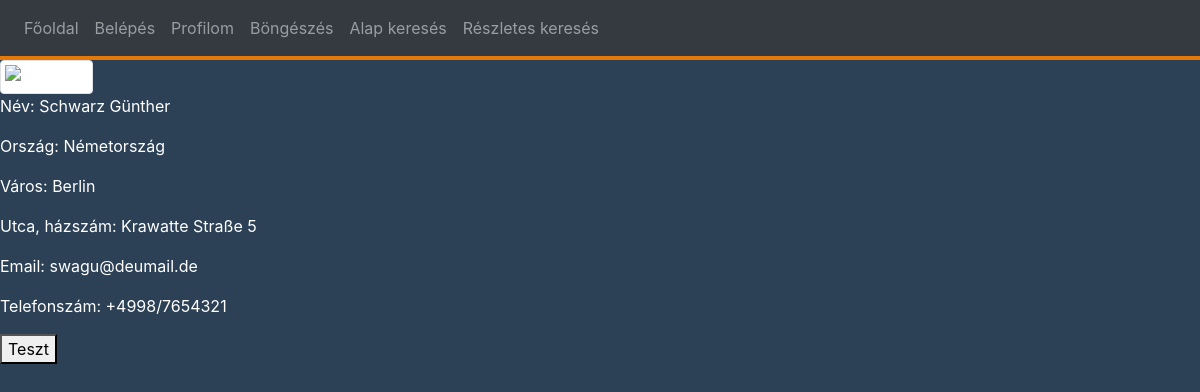
/index.php?page=myProfile (signed in), run on the app's committed database.
### tables this page shows
CREATE TABLE `drivers` (
  `driverID` int(10) NOT NULL,
  `firstname` varchar(120) NOT NULL,
  `lastname` varchar(120) NOT NULL,
  `townID` int(10) NOT NULL,
  `street` varchar(120) NOT NULL,
  `houseNumber` int(10) NOT NULL,
  `email` varchar(120) NOT NULL,
  `phoneNumber` varchar(15) NOT NULL,
  `username` varchar(50) NOT NULL,
  `password` varchar(32) NOT NULL
);

CREATE TABLE `countries` (
  `countryID` varchar(3) NOT NULL,
  `name` varchar(120) NOT NULL
);

CREATE TABLE `towns` (
  `townID` int(10) NOT NULL,
  `name` varchar(120) NOT NULL,
  `countryID` varchar(3) NOT NULL
);

### controller/myProfile.php (called while the page is built, shortened)
<?php
    $driver = new Driver();
    $company = new Company();
    $country = new Country();
    $town = new Town();
    if($_SESSION["type"]=="driver"){
        $driver->set_user($_SESSION["id"], $conn);
        $town->set_town($driver->get_townID(),$conn);
        $country->set_country($town->get_country(),$conn);
    }else if($_SESSION["type"]=="company"){
        $company->set_user($_SESSION["id"], $conn);
        $town->set_town($company->get_townID(),$conn);
        $country->set_country($town->get_country(),$conn);
    }
    include 'view/myProfile.php';
?>

### model/Driver.php (called while the page is built, shortened)
<?php
class Driver {
    private $firstname;
    private $lastname;
    private $street;
    private $houseNumber;
    private $email;
    private $phoneNumber;
    public function set_user($id, $conn) {
        $sql = "SELECT driverID, firstname, lastname, townID, street, houseNumber, email, phoneNumber, username, `password` FROM drivers";
        $sql .= " WHERE driverID = ".mysqli_real_escape_string($conn,$id)." ";
        $result = $conn->query($sql);
        if ($conn->query($sql)) {
            if ($result->num_rows > 0) {
                $row = $result->fetch_assoc();
                $this->firstname = $row['firstname'];
                $this->lastname = $row['lastname'];
                $this->street = $row['street'];
                $this->houseNumber = $row['houseNumber'];
                $this->email = $row['email'];
                $this->phoneNumber = $row['phoneNumber'];
        }
        else {
            echo "Error: " . $sql . "<br>" . $conn->error;
        }
        }
    }
    public function get_firstname(){
        return $this->firstname;
    }
    public function get_lastname(){
        return $this->lastname;
    }
    public function get_street(){
        return $this->street;
    }
    public function get_houseNumber(){
        return $this->houseNumber;
    }
    public function get_email(){
        return $this->email;
    }
    public function get_phone(){
        return $this->phoneNumber;
    }
}
?>

### model/Country.php (called while the page is built, shortened)
<?php
class Country{
    private $name;
    public function set_country($id, $conn) {
        $sql = "SELECT countryID, name FROM countries";
        $sql .= " WHERE countryID LIKE '".mysqli_real_escape_string($conn,$id)."' ";
        $result = $conn->query($sql);
        if ($conn->query($sql)) {
            if ($result->num_rows > 0) {
                $row = $result->fetch_assoc();
                $this->name = $row['name'];
        }
        else {
            echo "Error: " . $sql . "<br>" . $conn->error;
        }
        }
    }
    public function get_name(){
        return $this->name;
    }
}
?>

### model/Town.php (called while the page is built, shortened)
<?php
class Town{
    private $name;
    public function set_town($id, $conn) {
        $sql = "SELECT townID, name, countryID FROM towns";
        $sql .= " WHERE townID LIKE '".mysqli_real_escape_string($conn,$id)."' ";
        $result = $conn->query($sql);
        if ($conn->query($sql)) {
            if ($result->num_rows > 0) {
                $row = $result->fetch_assoc();
                $this->name = $row['name'];
        }
        else {
            echo "Error: " . $sql . "<br>" . $conn->error;
        }
        }
    }
    public function get_name(){
        return $this->name;
    }
}
?>

### view/myProfile.php (the view)
<?php
    if(!empty($_SESSION["id"]) and $_SESSION["type"]=="driver"){
?>
<img src="https://external-content.duckduckgo.com/iu/?u=https%3A%2F%2Fi.pinimg.com%2F736x%2F65%2F25%2Fa0%2F6525a08f1df98a2e3a545fe2ace4be47.jpg&f=1&nofb=1" alt="Profilkép" class="img-thumbnail img-responsive">
<p>Név: <?php echo $driver->get_lastname()." ".$driver->get_firstname()?></p>
<p>Ország: <?php echo $country->get_name() ?></p>
<p>Város: <?php echo $town->get_name()?></p>
<p>Utca, házszám: <?php echo $driver->get_street()." ".$driver->get_houseNumber()?></p>
<p>Email: <?php echo $driver->get_email()?></p>
<p>Telefonszám: <?php echo $driver->get_phone()?></p>
<?php
}else if(!empty($_SESSION["id"]) and $_SESSION["type"]=="company"){
?>
<img src="https://external-content.duckduckgo.com/iu/?u=https%3A%2F%2Fi.pinimg.com%2F736x%2F65%2F25%2Fa0%2F6525a08f1df98a2e3a545fe2ace4be47.jpg&f=1&nofb=1" alt="Profilkép" class="img-thumbnail img-responsive">
<p>Név: <?php echo $company->get_name()?></p>
<p>Ország: <?php echo $country->get_name() ?></p>
<p>Város: <?php echo $town->get_name()?></p>
<p>Utca, házszám: <?php echo $company->get_street()." ".$company->get_houseNumber()?></p>
<p>Email: <?php echo $company->get_email()?></p>
<p>Telefonszám: <?php echo $company->get_phone()?></p>
<p>Weboldal: <?php echo "<a href='https://".$company->get_webpage()."' target='_blank'>".$company->get_webpage()."</a>"?>
<?php
}
?>
<button type="button">Teszt</button>

### css/style.css (style rules this page uses)
.bbody { background-color: #2d4156; color: white; }

### data on the page
drivers: lastname "Schwarz", firstname "Günther", street "Krawatte Straße", houseNumber "5", email "swagu@deumail.de", phoneNumber "+4998/7654321"
countries: name "Németország"
towns: name "Berlin"

### other printed values
$value "Főoldal"
$value "Belépés"
$value "Profilom"
$value "Böngészés"
$value "Alap keresés"
$value "Részletes keresés"
